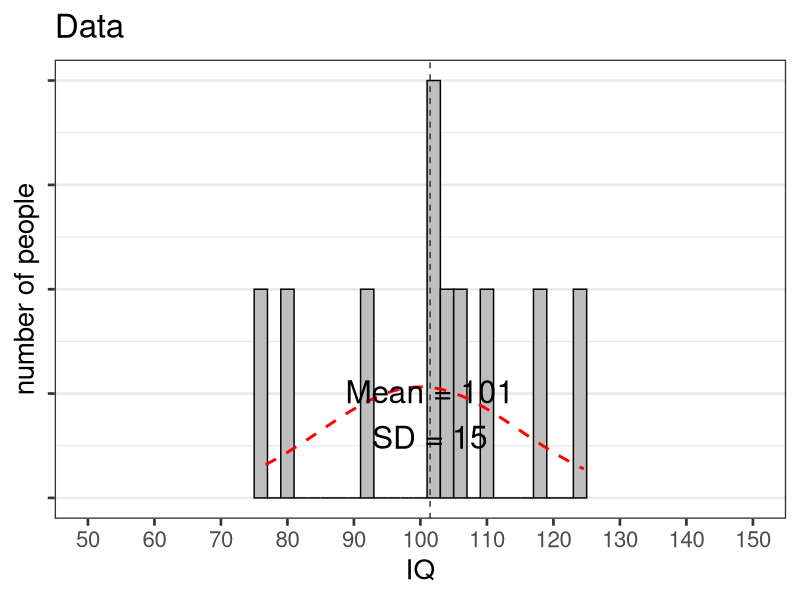

Here is the R script that generated this plot:
#load or install ggplot package
if(!require(ggplot2)){install.packages('ggplot2')}
library(ggplot2)

#Simulate one group
n=10 #set sample size n = 10

x<-rnorm(n = n, mean = 100, sd = 15) #create sample from normal distribution sd = 15


#plot data
g <- ggplot(as.data.frame(x), aes(x))  + 
  geom_histogram(colour="black", fill="grey", aes(y=..density..), binwidth=2) +
  stat_function(fun=dnorm, args=c(mean=100,sd=15), size=1, color="red", lty=2) +
  #  geom_density(fill=NA, colour="black", size = 1) +
  xlab("IQ") + ylab("number of people")  + ggtitle("Data") + theme_bw(base_size=20) + 
  theme(panel.grid.major.x = element_blank(), axis.text.y = element_blank(), 
        panel.grid.minor.x = element_blank()) + 
  geom_vline(xintercept=mean(x), colour="gray20", linetype="dashed") + 
  coord_cartesian(xlim=c(50,150)) + 
  scale_x_continuous(breaks=c(50,60,70,80,90,100,110,120,130,140,150)) +
  annotate("text", x = mean(x), y = 0.02, label = paste("Mean = ",round(mean(x)),"\n","SD = ",
                                                        round(sd(x)),sep=""),size=8)
# If the plot isn't displayed enter > g
# [redacted]
# This work is licensed under a Creative Commons Attribution-NonCommercial-ShareAlike 4.0
# International License. 
# https://creativecommons.org/licenses/by-nc-sa/4.0/
# My comments here ------->
# Q1 
# > y <- numeric(10)
# > for(ii in 1:10){y[ii] <- mean(rnorm(10,100,15))}
# > max(y) - min(y)
# Q2
# > for(ii in 1:10){y[ii] <- mean(rnorm(10,100,2))}
# > max(y) - min(y)
# Q3
# > g ---->for n = 100